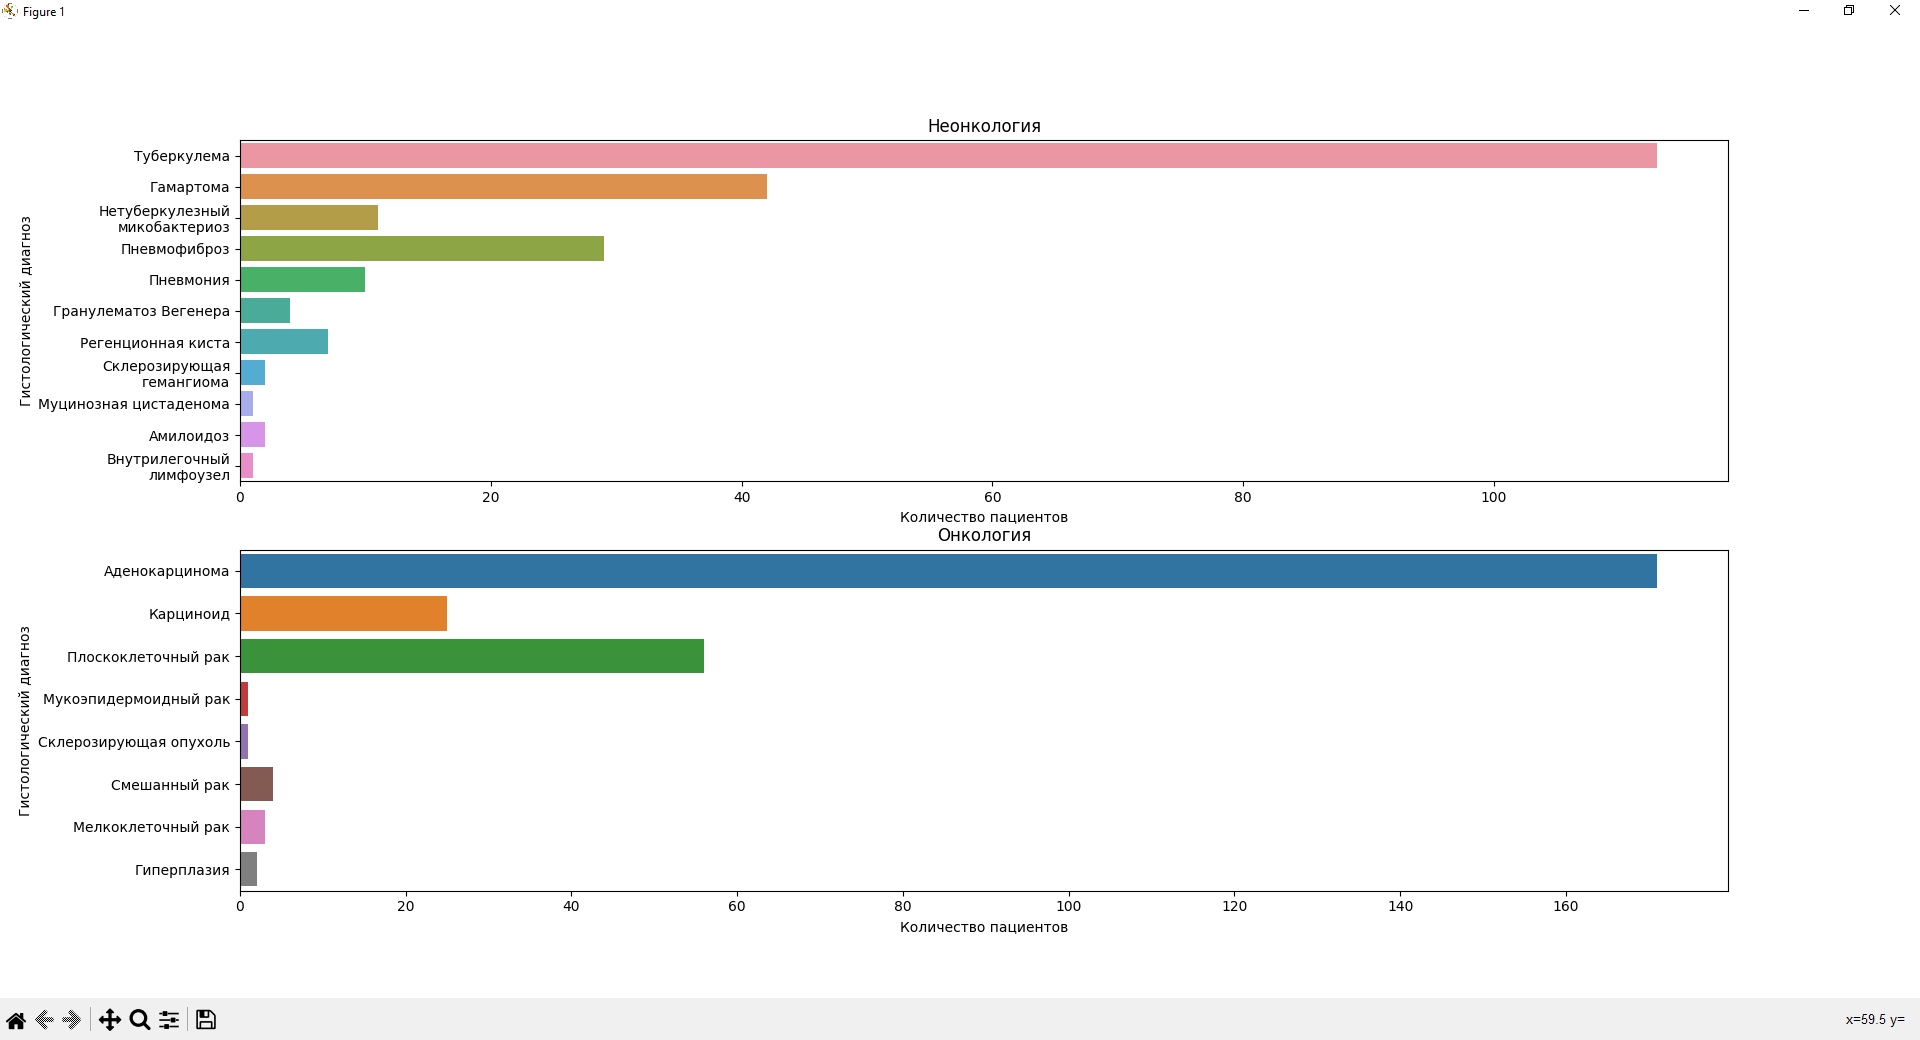

Write Python code to recreate this figure.
import pandas as pd
import numpy as np
import seaborn as sns
import matplotlib.pyplot as plt

hyst = "Гистологический диагноз"
onk = "Онк/Неонк"
hystVals = [1, 2, 3, 4, 5, 6, 7, 8, 9, 10, 12, 13, 14, 15, 16, 17, 19, 20, 23]
hystOnk = [1, 2, 3, 6, 12, 13, 14, 15]
hystNonOnk = [4, 5, 7, 8, 9, 10, 16, 17, 19, 20, 23]
hystDict = { 1 : "Аденокарцинома", 2 : "Карциноид", 3 : "Плоскоклеточный рак", 4 : "Туберкулема", 5 : "Гамартома",
             6 : "Мукоэпидермоидный рак", 7 : "Нетуберкулезный\nмикобактериоз", 8 : "Пневмофиброз",
             9 : "Пневмония", 10 : "Гранулематоз Вегенера",
             12 : "Склерозирующая опухоль", 13 : "Смешанный рак", 14 : "Мелкоклеточный рак", 15 : "Гиперплазия",
             16 : "Регенционная киста", 17 : "Склерозирующая\nгемангиома", 19 : "Муцинозная цистаденома",
             20 : "Амилоидоз", 23 : "Внутрилегочный\nлимфоузел" }

df = pd.read_excel("Data_exam.xlsx", header=1)

patCount = "Количество пациентов"
hystDfNonOnk = pd.DataFrame({hyst : [hystDict[x] for x in hystNonOnk], patCount : [len(df[df[hyst] == x]) for x in hystNonOnk]})
hystDfOnk = pd.DataFrame({hyst : [hystDict[x] for x in hystOnk], patCount : [len(df[df[hyst] == x]) for x in hystOnk]})
print(hystDfNonOnk)
print(hystDfOnk)

fig, axes = plt.subplots(2, 1)
axes[0].set_title("Неонкология")
axes[1].set_title("Онкология")

sns.barplot(ax=axes[0], data=hystDfNonOnk, x=patCount, y=hyst, orient="h")
sns.barplot(ax=axes[1], data=hystDfOnk, x=patCount, y=hyst, orient="h")
plt.show()
